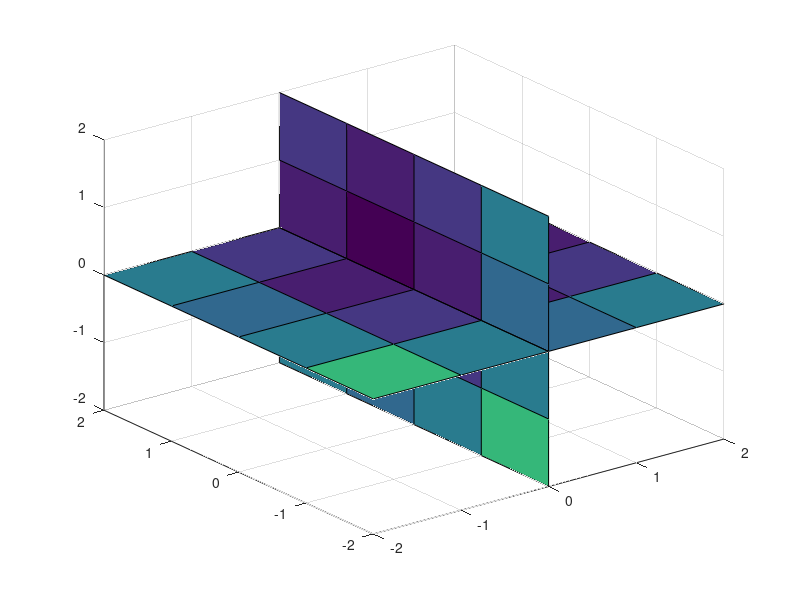

MATLAB code to generate this figure: (Note: this script raises an error after producing the figure.)
%=============================================================================
% Copyright (c) 2026-present Allan CORNET (Nelson)
%=============================================================================
% This file is part of Nelson.
%=============================================================================
% LICENCE_BLOCK_BEGIN
% SPDX-License-Identifier: LGPL-3.0-or-later
% LICENCE_BLOCK_END
%=============================================================================
% <--ADV-CLI MODE-->
%=============================================================================
[x, y, z] = meshgrid(-2:2, -2:2, -2:2);
v = x .^ 2 + y .^ 2 + z .^ 2;
f = figure('Visible', 'off');
h = slice(x, y, z, v, 0, [], 0);
asserts.isequal(numel(h), 2);
asserts.istrue(isgraphics(h(1), 'surface'));
asserts.isequal(h(1).FaceColor, 'flat');
asserts.isapprox(h(1).EdgeColor, [0.129411764705882 0.129411764705882 0.129411764705882], 1e-15);
asserts.isequal(h(1).UserData.ChartType, 'slice');
ax = ancestor(h(1), 'axes');
asserts.isequal(ax.View, [-37.5 30]);
asserts.isequal(ax.CLim, [0 12]);
close(f);
%=============================================================================
f = figure('Visible', 'off');
ax = axes();
h = slice(ax, v, 2, 3, []);
asserts.isequal(numel(h), 2);
asserts.isequal(h(1).Parent, ax);
close(f);
%=============================================================================
f = figure('Visible', 'off');
h = slice(x, y, z, v, 0, [], 0, 'nearest');
asserts.isequal(numel(h), 2);
asserts.istrue(isgraphics(h(1), 'surface'));
close(f);
%=============================================================================
f = figure('Visible', 'off');
[sx, sy] = meshgrid(-1:1, -1:1);
sz = zeros(size(sx));
h = slice(x, y, z, v, sx, sy, sz);
asserts.isequal(numel(h), 1);
asserts.istrue(isgraphics(h, 'surface'));
asserts.isequal(size(h.XData), [3 3]);
asserts.isequal(size(h.CData), [3 3]);
close(f);
%=============================================================================
asserts.checkerror('slice(ones(2), 1, 1, 1);', getString(message('Nelson:graphics:invalidVolumeData')));
asserts.checkerror('slice(ones(2,2,2), {1}, [], []);', getString(message('Nelson:validators:mustBeNumeric', ...
  'Slice locations')));
%=============================================================================
